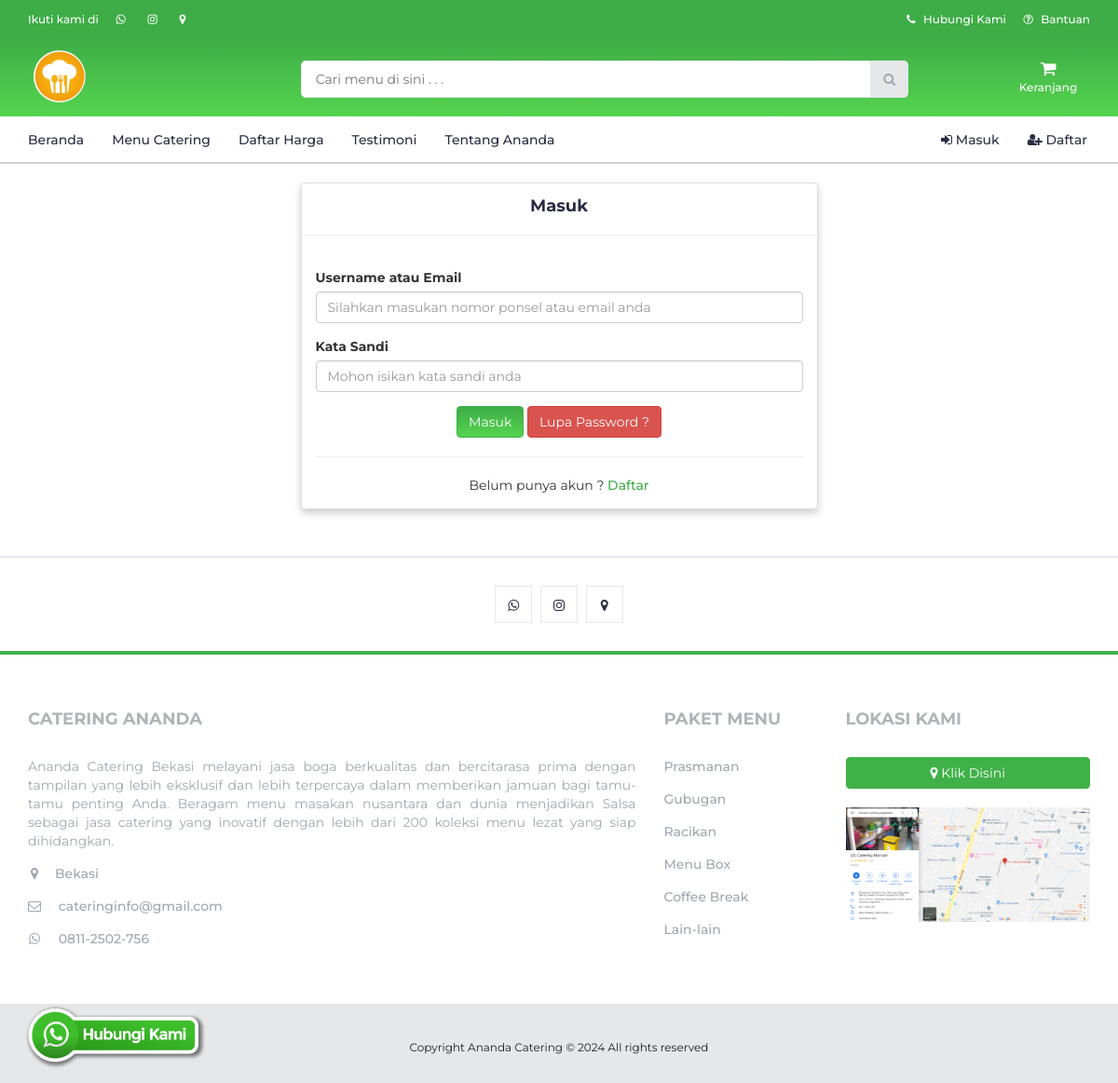
The page /login on the database its author committed.
### tables this page shows
CREATE TABLE `paket` (
  `id_paket` int(11) NOT NULL,
  `nama_paket` varchar(30) NOT NULL,
  `uraian` text NOT NULL,
  `gambar` text NOT NULL,
  `tanggal_update` timestamp NOT NULL DEFAULT current_timestamp() ON UPDATE current_timestamp()
);

### config/class.php (called while the page is built, shortened)
<?php
$mysqli = new mysqli("localhost","root","","catering");
class paket
{
	public $koneksi;
	function __construct($mysqli)
	{
		$this->koneksi = $mysqli;
	}
	function tampilfooter()
	{
		$semuadata = array();
		$ambil = $this->koneksi->query("SELECT * FROM paket ORDER BY id_paket ASC LIMIT 6");
		while ($pecahdata = $ambil->fetch_assoc())
		{
			$semuadata[] = $pecahdata;
		}
		return $semuadata;
	}
}
$paket = new paket($mysqli);
?>

### login.php (the view, shortened to what this page needs)
<?php
include 'config/class.php';
?>
<!DOCTYPE html>
<html lang="en">
<head><meta http-equiv="Content-Type" content="text/html; charset=utf-8">
	<link type="text/css" rel="stylesheet" href="css/bootstrap.min.css"/>
	<link type="text/css" rel="stylesheet" href="css/slick.css"/>
	<link type="text/css" rel="stylesheet" href="css/slick-theme.css"/>
	<link type="text/css" rel="stylesheet" href="css/nouislider.min.css"/>
	<link rel="stylesheet" href="css/font-awesome.min.css">
	<link type="text/css" rel="stylesheet" href="css/style.css"/>
</head>
<body>
	<?php include 'header.php'; ?>
	<br>
	<div class="container">
		<div class="row">
			<div class="col-md-3">
			</div>
			<div class="col-md-6">
				<div class="panel panel-default">
					<h4>Masuk</h4>
					<hr>
					<div class="panel-body">
						<form action="" method="post">
							<div class="form-group">
								<label for="">Username atau Email</label>
								<input type="text" name="email" class="form-control" placeholder="Silahkan masukan nomor ponsel atau email anda" required="">
							</div>
							<div class="form-group">
								<label for="">Kata Sandi</label>
								<input type="password" name="password" class="form-control" placeholder="Mohon isikan kata sandi anda" required="">
							</div>
							<div class="text-center">
								<button style="background: linear-gradient(to bottom, #3eac47 0%, #54d44e 100%); border-color: #40b149;" class="btn btn-success" name="login"> Masuk</button>
								<a href="" class="btnlupa btn btn-danger"> Lupa Password ?</a>
							</div>
						</form>
						<hr>
						<div class="sudah">Belum punya akun ? <a href="daftar">Daftar</a></div>
					</div>
				</div>
			</div>
		</div>
	</div>
	<?php include 'whatsapp.php'; ?>
	<?php include 'footer.php'; ?>
</body>
</html>

### footer.php (shortened to what this page needs)
<?php
$datapaket = $paket->tampilfooter();
?>
<div id="newsletter" class="section hidden-print">
	<div class="container">
		<div class="row">
			<div class="col-md-12">
				<div class="newsletter">
					<ul class="newsletter-follow">
						<li><a href="https://api.whatsapp.com/send?phone=6287700216574&amp;text=Hallo%20admin,%20Saya%20ingin%20memesan%20catering.%20Bagaimana%20cara%20ordernya ?" target="blank"><i class="fa fa-whatsapp"></i></a></li>
						<li><a href="https://www.instagram.com/shofa_marwahcatering/" target="_blank"><i class="fa fa-instagram"></i></a></li>
						<li><a href="https://www.google.com/maps/place/UD.+Catering+Marwah/@-7.7736151,110.3331174,17z/data=!3m1!4b1!4m5!3m4!1s0x2e7a5874685aae5d:0x66529f5de1671ade!8m2!3d-7.7736204!4d110.3353061" target="_blank"><i class="fa fa-map-marker"></i></a></li>
					</ul>
				</div>
			</div>
		</div>
	</div>
</div>
<footer id="footer" class="hidden-print">
	<div class="section">
		<div class="container">
			<div class="row">
				<div class="col-md-7 col-xs-6">
					<div class="footer">
						<h3 class="footer-title"> Catering Ananda</h3>
						<ul class="footer-links">
							<li>
								<p align="justify" style="color: #9fa6b0;">Ananda Catering Bekasi melayani jasa boga berkualitas dan bercitarasa prima dengan tampilan yang lebih eksklusif dan lebih terpercaya dalam memberikan jamuan bagi tamu-tamu penting Anda. Beragam menu masakan nusantara dan dunia menjadikan Salsa sebagai jasa catering yang inovatif dengan lebih dari 200 koleksi menu lezat yang siap dihidangkan. </p>
							</li>
							<li><a href="https://www.google.com/maps/place/UD.+Catering+Marwah/@-7.7736151,110.3331174,17z/data=!3m1!4b1!4m5!3m4!1s0x2e7a5874685aae5d:0x66529f5de1671ade!8m2!3d-7.7736204!4d110.3353061" target="_blank"><i class="fa fa-map-marker"></i>Bekasi</a></li>
							<li><a href="https://mail.google.com/mail/?view=cm&fs=1&to=marwahcateringinfo@gmail.com" target="_blank"><i class="fa fa-envelope-o"></i> cateringinfo@gmail.com</a></li>
							<li><a href="https://api.whatsapp.com/send?phone=628112502756&amp;text=Hallo%20admin,%20Saya%20ingin%20memesan%20catering.%20Bagaimana%20cara%20ordernya ?" target="_blank"><i class="fa fa-whatsapp"></i> 0811-2502-756</a></li>
						</ul>
					</div>
				</div>
				<div class="col-md-2 col-xs-6">
					<div class="footer">
						<h3 class="footer-title">Paket Menu</h3>
						<ul class="footer-links">
							<?php foreach ($datapaket as $key => $value) : ?>
								<li><a href="paketmenu?id=<?= $value['id_paket']; ?>"><?= $value['nama_paket'] ?></a></li>
							<?php endforeach ?>
						</ul>
					</div>
				</div>
				<div class="col-md-3 col-xs-6">
					<div class="footer">
						<h3 class="footer-title">LOKASI KAMI</h3>
						<a href="https://www.google.com/maps/place/UD.+Catering+Marwah/@-7.7736151,110.3331174,17z/data=!3m1!4b1!4m5!3m4!1s0x2e7a5874685aae5d:0x66529f5de1671ade!8m2!3d-7.7736204!4d110.3353061" target="_blank" class="btn btn-success btn-block" style="background-color: #40b149; border-color: #40b149;"><i class="fa fa-map-marker"></i> Klik Disini</a><br>
						<a href="https://www.google.com/maps/place/UD.+Catering+Marwah/@-7.7736151,110.3331174,17z/data=!3m1!4b1!4m5!3m4!1s0x2e7a5874685aae5d:0x66529f5de1671ade!8m2!3d-7.7736204!4d110.3353061" target="_blank"><img src="img/maps.png" alt=""></a>
					</div>
				</div>
			</div>
		</div>
	</div>
	<div id="bottom-footer" class="section">
		<div class="container">
			<div class="row">
				<div class="col-md-12 text-center">
					<span class="copyright">
						Copyright Ananda Catering &copy;  All rights reserved
					</span>
				</div>
			</div>
		</div>
	</div>
</footer>

### css/style.css (style rules this page uses)
body { font-family: 'Montserrat', sans-serif; font-weight: 400; color: #333; }
h1, h2, h3, h4, h5, h6 { color: #2B2D42; font-weight: 700; margin: 0 0 10px; }
a { color: #2B2D42; font-weight: 500; -webkit-transition: 0.2s color; transition: 0.2s color; }
ul, ol { margin: 0; padding: 0; list-style: none }
img { max-width: 100%; height: auto; display: block; -webkit-transition: all 0.4s ease; -moz-transition: all 0.4s ease; transition: all 0.4s ease; }
.section { padding-top: 30px; padding-bottom: 30px; }
#newsletter.section { border-top: 2px solid #E4E7ED; border-bottom: 3px solid #40b149; margin-top: 30px; }
.newsletter { text-align: center; }
.newsletter .newsletter-follow { text-align: center; }
.newsletter .newsletter-follow li { display: inline-block; margin-right: 5px; }
.newsletter .newsletter-follow li:last-child { margin-right: 0px; }
.newsletter .newsletter-follow li a { position: relative; display: block; width: 40px; height: 40px; text-align: center; line-height: 40px; border: 1px solid #E4E7ED; background-color: #FFF; -webkit-transition: 0.2s all; transition: 0.2s all; }
#footer { background: #fff; color: #e4e6e7; border-top: 1px solid #40b149; }
#bottom-footer { background: #e5e7e9; color: #202020; }
.footer { margin: 30px 0px; }
.footer .footer-title { color: #aeb4b7; text-transform: uppercase; font-size: 18px; margin: 0px 0px 30px; }
.footer-links li+li { margin-top: 15px; }
.footer-links li a { color: #9fa6b0; }
.footer-links li i { margin-right: 15px; color: #9fa6b0; width: 14px; text-align: center; }
.copyright { margin-top: 8px; display: block; font-size: 12px; }

### login.php (style rules this page uses)
h4 { text-align: center; margin: 15px; }
.panel-default { box-shadow: 0 4px 8px 0 rgba(0, 0, 0, 0.2); }
.sudah { text-align: center; }
.sudah a { color: #3eac47; }

### rows shown on the page
paket: nama_paket "Prasmanan"
paket: nama_paket "Gubugan"
paket: nama_paket "Racikan"
paket: nama_paket "Menu Box"
paket: nama_paket "Coffee Break"
paket: nama_paket "Lain-lain"
